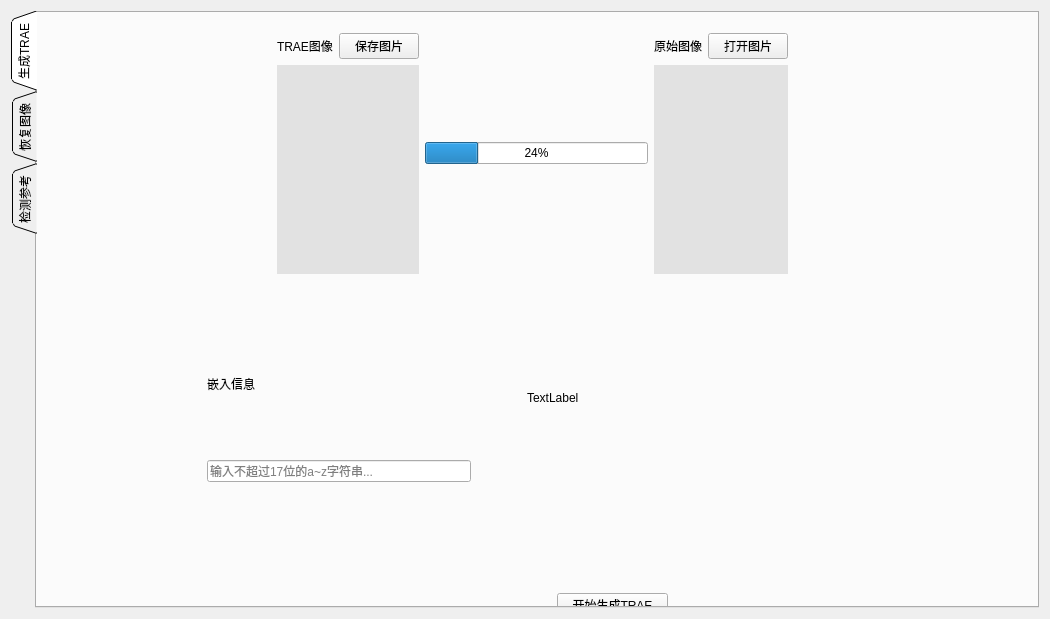
<?xml version="1.0" encoding="UTF-8"?>
<ui version="4.0">
 <class>Form</class>
 <widget class="QWidget" name="Form">
  <property name="geometry">
   <rect>
    <x>0</x>
    <y>0</y>
    <width>1050</width>
    <height>619</height>
   </rect>
  </property>
  <property name="windowTitle">
   <string>Form</string>
  </property>
  <layout class="QVBoxLayout" name="verticalLayout_9">
   <item>
    <widget class="QTabWidget" name="tabWidget">
     <property name="sizePolicy">
      <sizepolicy hsizetype="Preferred" vsizetype="Preferred">
       <horstretch>0</horstretch>
       <verstretch>0</verstretch>
      </sizepolicy>
     </property>
     <property name="minimumSize">
      <size>
       <width>500</width>
       <height>0</height>
      </size>
     </property>
     <property name="maximumSize">
      <size>
       <width>16777215</width>
       <height>16777215</height>
      </size>
     </property>
     <property name="tabPosition">
      <enum>QTabWidget::West</enum>
     </property>
     <property name="tabShape">
      <enum>QTabWidget::Triangular</enum>
     </property>
     <property name="currentIndex">
      <number>0</number>
     </property>
     <widget class="QWidget" name="tab">
      <attribute name="title">
       <string>生成TRAE</string>
      </attribute>
      <widget class="QPushButton" name="btn_tab1_generateTRAE">
       <property name="geometry">
        <rect>
         <x>520</x>
         <y>580</y>
         <width>111</width>
         <height>23</height>
        </rect>
       </property>
       <property name="text">
        <string>开始生成TRAE</string>
       </property>
      </widget>
      <widget class="QWidget" name="horizontalLayoutWidget">
       <property name="geometry">
        <rect>
         <x>240</x>
         <y>20</y>
         <width>511</width>
         <height>241</height>
        </rect>
       </property>
       <layout class="QHBoxLayout" name="horizontalLayout_6">
        <item>
         <layout class="QVBoxLayout" name="verticalLayout_2">
          <item>
           <layout class="QHBoxLayout" name="horizontalLayout_2">
            <item>
             <widget class="QLabel" name="label_tab1_TRAEImgText">
              <property name="text">
               <string>TRAE图像</string>
              </property>
             </widget>
            </item>
            <item>
             <widget class="QPushButton" name="btn_tab1_saveImg">
              <property name="text">
               <string>保存图片</string>
              </property>
             </widget>
            </item>
           </layout>
          </item>
          <item>
           <widget class="QLabel" name="label_tab1_TRAEImg">
            <property name="sizePolicy">
             <sizepolicy hsizetype="Minimum" vsizetype="Minimum">
              <horstretch>150</horstretch>
              <verstretch>150</verstretch>
             </sizepolicy>
            </property>
            <property name="autoFillBackground">
             <bool>false</bool>
            </property>
            <property name="styleSheet">
             <string notr="true">background-color: rgb(226, 226, 226);</string>
            </property>
            <property name="text">
             <string/>
            </property>
            <property name="scaledContents">
             <bool>true</bool>
            </property>
           </widget>
          </item>
         </layout>
        </item>
        <item>
         <widget class="QProgressBar" name="progBar_tab1">
          <property name="enabled">
           <bool>true</bool>
          </property>
          <property name="value">
           <number>24</number>
          </property>
         </widget>
        </item>
        <item>
         <layout class="QVBoxLayout" name="verticalLayout" stretch="0,0">
          <item>
           <layout class="QHBoxLayout" name="horizontalLayout">
            <item>
             <widget class="QLabel" name="label_tab1_oriImgText">
              <property name="text">
               <string>原始图像</string>
              </property>
             </widget>
            </item>
            <item>
             <widget class="QPushButton" name="btn_tab1_openImg">
              <property name="text">
               <string>打开图片</string>
              </property>
             </widget>
            </item>
           </layout>
          </item>
          <item>
           <widget class="QLabel" name="label_tab1_oriImg">
            <property name="enabled">
             <bool>true</bool>
            </property>
            <property name="sizePolicy">
             <sizepolicy hsizetype="Minimum" vsizetype="Minimum">
              <horstretch>150</horstretch>
              <verstretch>150</verstretch>
             </sizepolicy>
            </property>
            <property name="autoFillBackground">
             <bool>false</bool>
            </property>
            <property name="styleSheet">
             <string notr="true">background-color: rgb(226, 226, 226);</string>
            </property>
            <property name="text">
             <string/>
            </property>
            <property name="scaledContents">
             <bool>true</bool>
            </property>
           </widget>
          </item>
         </layout>
        </item>
       </layout>
      </widget>
      <widget class="QWidget" name="horizontalLayoutWidget_2">
       <property name="geometry">
        <rect>
         <x>100</x>
         <y>390</y>
         <width>801</width>
         <height>171</height>
        </rect>
       </property>
       <layout class="QHBoxLayout" name="horizontalLayout_7" stretch=""/>
      </widget>
      <widget class="QWidget" name="layoutWidget">
       <property name="geometry">
        <rect>
         <x>170</x>
         <y>300</y>
         <width>264</width>
         <height>169</height>
        </rect>
       </property>
       <layout class="QVBoxLayout" name="verticalLayout_3" stretch="0,0">
        <item>
         <widget class="QLabel" name="label_tab1_inputMsgText">
          <property name="text">
           <string>嵌入信息</string>
          </property>
         </widget>
        </item>
        <item>
         <widget class="QLineEdit" name="lineEdit_tab1_msg">
          <property name="placeholderText">
           <string>输入不超过17位的a~z字符串...</string>
          </property>
         </widget>
        </item>
       </layout>
      </widget>
      <widget class="QWidget" name="verticalLayoutWidget">
       <property name="geometry">
        <rect>
         <x>490</x>
         <y>300</y>
         <width>528</width>
         <height>169</height>
        </rect>
       </property>
       <layout class="QVBoxLayout" name="verticalLayout_10">
        <item>
         <widget class="QLabel" name="label">
          <property name="text">
           <string>TextLabel</string>
          </property>
         </widget>
        </item>
       </layout>
      </widget>
     </widget>
     <widget class="QWidget" name="tab_2">
      <attribute name="title">
       <string>恢复图像</string>
      </attribute>
      <widget class="QPushButton" name="btn_tab2_recover">
       <property name="geometry">
        <rect>
         <x>170</x>
         <y>279</y>
         <width>111</width>
         <height>23</height>
        </rect>
       </property>
       <property name="text">
        <string>开始恢复图像</string>
       </property>
      </widget>
      <widget class="QProgressBar" name="progBar_tab2">
       <property name="enabled">
        <bool>true</bool>
       </property>
       <property name="geometry">
        <rect>
         <x>180</x>
         <y>100</y>
         <width>91</width>
         <height>23</height>
        </rect>
       </property>
       <property name="value">
        <number>100</number>
       </property>
      </widget>
      <widget class="QWidget" name="layoutWidget">
       <property name="geometry">
        <rect>
         <x>260</x>
         <y>220</y>
         <width>191</width>
         <height>48</height>
        </rect>
       </property>
       <layout class="QVBoxLayout" name="verticalLayout_4">
        <item>
         <widget class="QLabel" name="label_tab2_extractMsgText">
          <property name="text">
           <string>提取信息</string>
          </property>
         </widget>
        </item>
        <item>
         <widget class="QLineEdit" name="lineEdit_tab2_extractMsg">
          <property name="enabled">
           <bool>false</bool>
          </property>
          <property name="readOnly">
           <bool>true</bool>
          </property>
          <property name="placeholderText">
           <string>提取不超过17位的a~z字符串...</string>
          </property>
         </widget>
        </item>
       </layout>
      </widget>
      <widget class="QWidget" name="layoutWidget">
       <property name="geometry">
        <rect>
         <x>20</x>
         <y>10</y>
         <width>166</width>
         <height>181</height>
        </rect>
       </property>
       <layout class="QVBoxLayout" name="verticalLayout_5">
        <item>
         <layout class="QHBoxLayout" name="horizontalLayout_3">
          <item>
           <widget class="QLabel" name="label_tab2_TRAEImgText">
            <property name="text">
             <string>TRAE图像</string>
            </property>
           </widget>
          </item>
          <item>
           <widget class="QPushButton" name="btn_tab2_openImg">
            <property name="text">
             <string>打开图片</string>
            </property>
           </widget>
          </item>
         </layout>
        </item>
        <item>
         <widget class="QLabel" name="label_tab2_TRAEImg">
          <property name="sizePolicy">
           <sizepolicy hsizetype="Minimum" vsizetype="Minimum">
            <horstretch>150</horstretch>
            <verstretch>150</verstretch>
           </sizepolicy>
          </property>
          <property name="autoFillBackground">
           <bool>false</bool>
          </property>
          <property name="styleSheet">
           <string notr="true">background-color: rgb(226, 226, 226);</string>
          </property>
          <property name="text">
           <string/>
          </property>
          <property name="scaledContents">
           <bool>true</bool>
          </property>
         </widget>
        </item>
       </layout>
      </widget>
      <widget class="QWidget" name="layoutWidget">
       <property name="geometry">
        <rect>
         <x>280</x>
         <y>10</y>
         <width>164</width>
         <height>181</height>
        </rect>
       </property>
       <layout class="QVBoxLayout" name="verticalLayout_6">
        <item>
         <layout class="QHBoxLayout" name="horizontalLayout_4">
          <item>
           <widget class="QLabel" name="label_tab2_recoveredImgText">
            <property name="text">
             <string>恢复图像</string>
            </property>
           </widget>
          </item>
          <item>
           <widget class="QPushButton" name="btn_tab2_saveImg">
            <property name="text">
             <string>保存图片</string>
            </property>
           </widget>
          </item>
         </layout>
        </item>
        <item>
         <widget class="QLabel" name="label_tab2_recoveredImg">
          <property name="sizePolicy">
           <sizepolicy hsizetype="Minimum" vsizetype="Minimum">
            <horstretch>150</horstretch>
            <verstretch>150</verstretch>
           </sizepolicy>
          </property>
          <property name="autoFillBackground">
           <bool>false</bool>
          </property>
          <property name="styleSheet">
           <string notr="true">background-color: rgb(226, 226, 226);</string>
          </property>
          <property name="text">
           <string/>
          </property>
          <property name="scaledContents">
           <bool>true</bool>
          </property>
         </widget>
        </item>
       </layout>
      </widget>
     </widget>
     <widget class="QWidget" name="tab_3">
      <attribute name="title">
       <string>检测参考</string>
      </attribute>
      <widget class="QPushButton" name="btn_tab3_test">
       <property name="geometry">
        <rect>
         <x>170</x>
         <y>270</y>
         <width>111</width>
         <height>23</height>
        </rect>
       </property>
       <property name="text">
        <string>开始检测</string>
       </property>
      </widget>
      <widget class="QProgressBar" name="progBar_tab3">
       <property name="enabled">
        <bool>true</bool>
       </property>
       <property name="geometry">
        <rect>
         <x>180</x>
         <y>100</y>
         <width>91</width>
         <height>23</height>
        </rect>
       </property>
       <property name="value">
        <number>100</number>
       </property>
      </widget>
      <widget class="QWidget" name="layoutWidget">
       <property name="geometry">
        <rect>
         <x>20</x>
         <y>10</y>
         <width>179</width>
         <height>181</height>
        </rect>
       </property>
       <layout class="QVBoxLayout" name="verticalLayout_7">
        <item>
         <layout class="QHBoxLayout" name="horizontalLayout_5">
          <item>
           <widget class="QLabel" name="label_tab3_imgToBeTestedText">
            <property name="text">
             <string>待检测图像</string>
            </property>
           </widget>
          </item>
          <item>
           <widget class="QPushButton" name="btn_tab3_openImg">
            <property name="text">
             <string>打开图片</string>
            </property>
           </widget>
          </item>
         </layout>
        </item>
        <item>
         <widget class="QLabel" name="label_tab3_imgToBeTested">
          <property name="sizePolicy">
           <sizepolicy hsizetype="Minimum" vsizetype="Minimum">
            <horstretch>150</horstretch>
            <verstretch>150</verstretch>
           </sizepolicy>
          </property>
          <property name="autoFillBackground">
           <bool>false</bool>
          </property>
          <property name="styleSheet">
           <string notr="true">background-color: rgb(226, 226, 226);</string>
          </property>
          <property name="text">
           <string/>
          </property>
          <property name="scaledContents">
           <bool>true</bool>
          </property>
         </widget>
        </item>
       </layout>
      </widget>
      <widget class="QWidget" name="layoutWidget">
       <property name="geometry">
        <rect>
         <x>270</x>
         <y>10</y>
         <width>201</width>
         <height>251</height>
        </rect>
       </property>
       <layout class="QVBoxLayout" name="verticalLayout_8" stretch="0,0">
        <item>
         <widget class="QLabel" name="label_tab3_resultOfTestText">
          <property name="sizePolicy">
           <sizepolicy hsizetype="Minimum" vsizetype="Minimum">
            <horstretch>0</horstretch>
            <verstretch>0</verstretch>
           </sizepolicy>
          </property>
          <property name="maximumSize">
           <size>
            <width>16777215</width>
            <height>22</height>
           </size>
          </property>
          <property name="text">
           <string>检测结果</string>
          </property>
          <property name="margin">
           <number>5</number>
          </property>
         </widget>
        </item>
        <item>
         <widget class="QWidget" name="widget_tab3_resultOfTest" native="true">
          <property name="sizePolicy">
           <sizepolicy hsizetype="Minimum" vsizetype="Minimum">
            <horstretch>0</horstretch>
            <verstretch>0</verstretch>
           </sizepolicy>
          </property>
          <property name="minimumSize">
           <size>
            <width>150</width>
            <height>50</height>
           </size>
          </property>
          <property name="styleSheet">
           <string notr="true">background-color: rgba(226, 226, 226, 226);</string>
          </property>
         </widget>
        </item>
       </layout>
      </widget>
     </widget>
    </widget>
   </item>
  </layout>
 </widget>
 <resources/>
 <connections/>
</ui>
